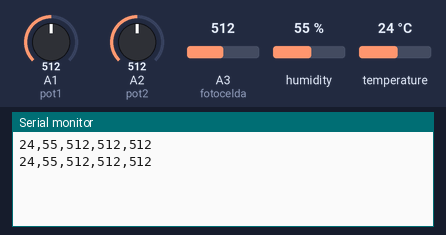
A sketch run on a simulated Arduino Uno, built with avr-gcc and run on an emulated ATmega328P. Parts: the last lines printed to the serial monitor. The inputs (shaded band) are chosen by the test bench; at power-on: humidity 55 %, A1 (pot1) = 512, A2 (pot2) = 512, A3 (fotocelda) = 512, temperature 24 °C.

Above: at 5.8 s.
5.9 s: humidity set to 22 %
At 10.4 s:
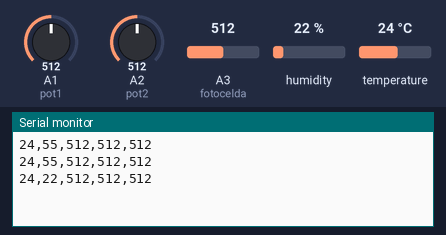
11.9 s: A1 (pot1) set to 716
At 16.3 s:
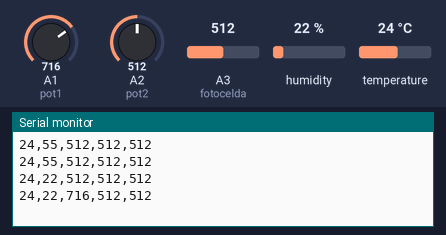
17.9 s: A2 (pot2) set to 716
At 21.0 s:
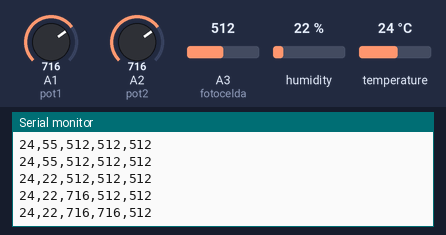
23.9 s: A3 (fotocelda) set to 716
At 25.7 s:
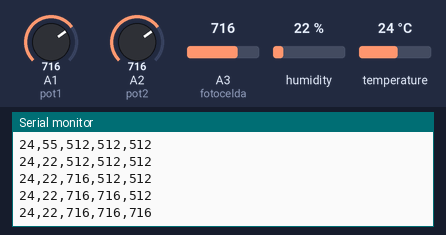
29.9 s: temperature set to 12 °C
At 31.6 s:
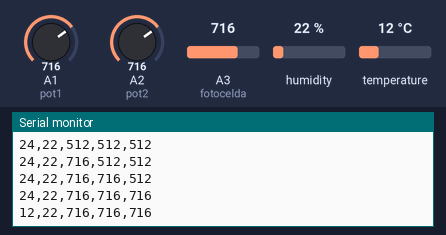
35.9 s: A1 (pot1) set to 992
At 41.0 s:
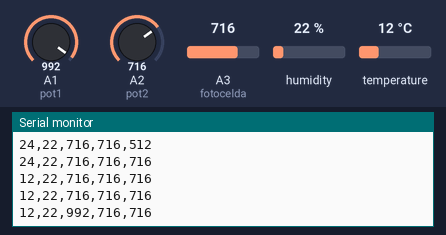
Timing chart, 0 to 42.5 s (numbered marks = the images above; inputs shaded):
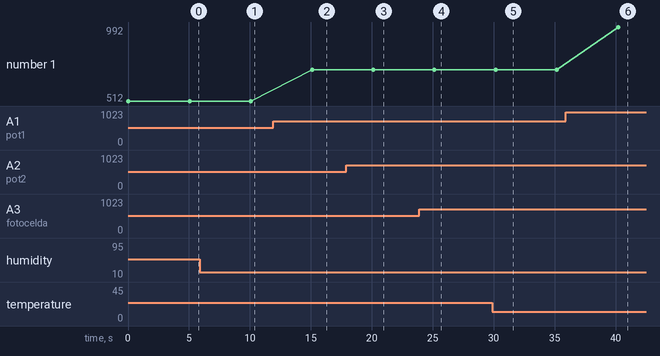

Measured:
- after the input at 5.9 s, the serial monitor: prints a new line after 4.2 s (image 1)
- after the input at 11.9 s, the serial monitor: prints a new line after 3.2 s (image 2)
- after the input at 17.9 s, the serial monitor: prints a new line after 2.2 s (image 3)
- after the input at 23.9 s, the serial monitor: prints a new line after 1.2 s (image 4)
- after the input at 29.9 s, the serial monitor: prints a new line after 0.27 s (image 5)
- after the input at 35.9 s, the serial monitor: prints a new line after 4.3 s (image 6)
- plotted number 1: 512 → 716 after the input at 11.9 s, 716 → 992 after the input at 35.9 s

The sketch:

Manejo_Entradas_analogas_WEB.ino
```cpp
#include <DHT.h>
#include <DHT_U.h>


//            Programacion de entradas analogas.
//--------------------------------------------------------
#define DHTPIN 2
#define DHTTYPE DHT11
DHT dht(DHTPIN, DHTTYPE);

//Declaración de variables
int pot1 = A1; //Pot = Potenciometro
int pot2 = A2;
int fotocelda = A3;
int sensorTemp = A0; // Sensor Temperatura

//Declaración de variables almacenadoras de información
int dataPot1;
int dataPot2;
int dataFotocelda;
float dataSensorTemp;

void setup() {
  dht.begin();
  Serial.begin(9600);
  pinMode(pot1, INPUT);
  pinMode(pot2, INPUT);
  pinMode(fotocelda, INPUT);
  pinMode(sensorTemp, INPUT);

}

void loop() {
  int t = dht.readTemperature();
  int h = dht.readHumidity();
  dataPot1 = analogRead(pot1);
  dataPot2 = analogRead(pot2);
  dataFotocelda = analogRead(fotocelda);
  Serial.print(t);
  Serial.print(",");
  Serial.print(h);
  Serial.print(",");
  Serial.print(dataPot1);
  Serial.print(",");
  Serial.print(dataPot2);
  Serial.print(",");
  Serial.println(dataFotocelda);
  delay(5000);
}
```
